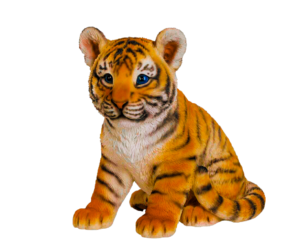
#> input picture p_study2/project/images/1.png, 300 x 247 px; its folder holds 3 pictures in this run
$ python py_ad_4_3.py   (older library calls are emulated)
#> lines starting #> are read from the running program, lines starting #| are printed output that depends on the picture
"""
Chapter4 Advanced(4) - 나만의 패키지 만들기(2)
Keyword - png(jpg) to gif, pil, image
"""
"""
패키지 작성
-> GIF 이미지 변환기를 -> 패키지 호출 형태로 작성
"""

import glob
from PIL import Image


class GifConverter:
    def __init__(self, path_in=None, path_out=None, resize=(320, 240)):
        """
        path_in - 원본 이미지 경로(Ex - images/*.png)
        path_out - 결과 이미지 경로(Ex - output/filename.gif)
        resize - 결과 이미지 크기 변환
        """
        self.path_in = path_in or "./*.png"
        self.path_out = path_out or "./output.gif"
        self.resize = resize

    def convert_gif(self):
        """
        GIF 이미지 변환 기능 수행
        """
        print(self.path_in, self.path_out, self.resize)

        img, *images = [
            Image.open(f).resize(self.resize, Image.ANTIALIAS)
            for f in sorted(glob.glob(self.path_in))
        ]
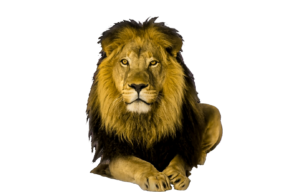
#> input picture p_study2/project/images/10.png, 300 x 192 px
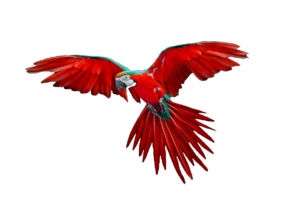
#> input picture p_study2/project/images/11.png, 300 x 203 px
#> images = 2 items

        try:
            img.save(
                fp=self.path_out,
                format="GIF",
                append_images=images,
                save_all=True,
                duration=500,
                loop=0,
            )
        except IOError:
            print("Cannot convert!", img)


# 이 파일에서만 직접 실행할 경우에만 동작하도록, 다른파일에서 import로 가져가서 사용할 때 동작하지 못하도록하기 위함.
if __name__ == "__main__":
    # 클래스
    c = GifConverter(
        "./project/images/*.png", "./project/image_out/result2.gif", (420, 340)
    )

    # 변환
    c.convert_gif()
